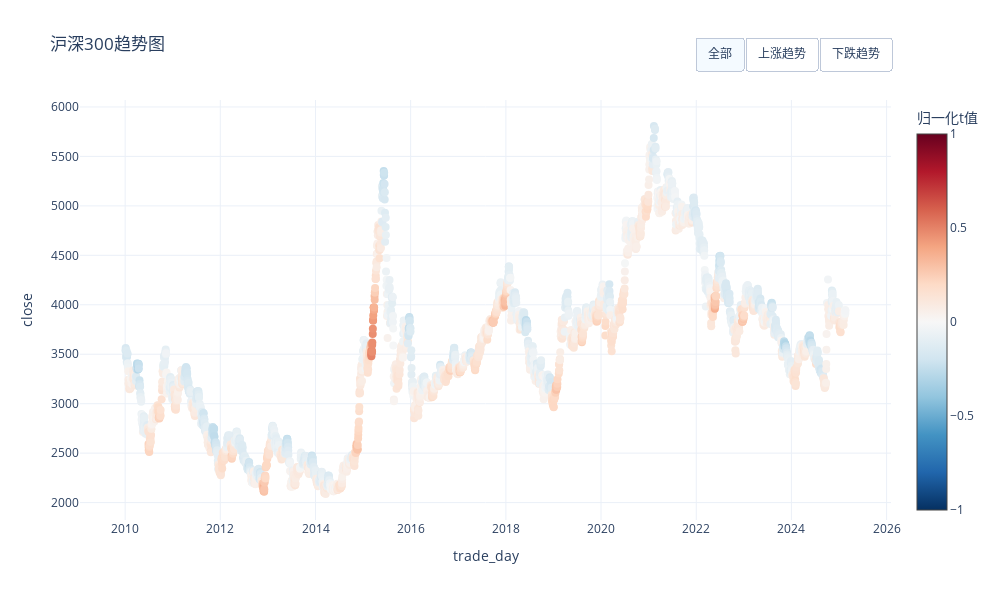

Write notebook code for a chart like this one.
### Code cell
# 读取hs300 指数
hs300_index = pd.read_csv("..\\..\\Data\\hs300_Index.csv",index_col = 0, parse_dates = ['trade_day'])
# hs300 趋势
trend_span  = np.arange(10,30 + 1) # 向前看10 - 30个交易日
hs300_trend_result = mlam.getTrendLabel(price_series = hs300_index.close,l_span = trend_span)
hs300_close_trend = mlam.get_trend_label_for_plotting(hs300_index.close,hs300_trend_result) # 将趋势和价格序列合并
hs300_close_trend_plot = hs300_close_trend.dropna() # 画图的去处空值

# visualize
# plt.figure(figsize=(14,6))
# cmap = plt.cm.bwr
# sns.scatterplot(data=hs300_close_trend_plot, 
#                 x='trade_day', 
#                 y='close',
#                 hue='normed_t_value',  # Use the continuous values directly
#                 palette=cmap,
#                 legend=False)
# plt.show()

# plotly可视化
vis_utils.plot_trend_scatter(df = hs300_close_trend_plot.reset_index(),title = '沪深300趋势图', auto_open = False)

### Figure 1 — Plotly figure (JSON) as saved in the notebook; plotly's stock layout.template omitted (floating-point values rounded to 4 significant figures; data arrays with more than 128 entries replaced by an {"elided": "..."} marker saying what was removed)
{"data": [{"customdata": {"elided": "3672x4 mixed values"}, "hovertemplate": "<b>日期</b>: %{customdata[0]}<br><b>价格</b>: %{y:.2f}<br><b>t值</b>: %{customdata[2]:.4f}<br><b>normed_t_value</b>: %{customdata[3]}<br><extra></extra>", "marker": {"cmax": 1, "cmin": -1, "color": {"elided": "3672 float values"}, "colorbar": {"title": {"text": "归一化t值"}}, "colorscale": [[0, "rgb(5,48,97)"], [0.1, "rgb(33,102,172)"], [0.2, "rgb(67,147,195)"], [0.3, "rgb(146,197,222)"], [0.4, "rgb(209,229,240)"], [0.5, "rgb(247,247,247)"], [0.6, "rgb(253,219,199)"], [0.7, "rgb(244,165,130)"], [0.8, "rgb(214,96,77)"], [0.9, "rgb(178,24,43)"], [1, "rgb(103,0,31)"]], "showscale": true, "size": 8}, "mode": "markers", "name": "全部", "type": "scatter", "visible": true, "x": {"elided": "3672 str values"}, "y": {"elided": "3672 float values"}}, {"customdata": {"elided": "1909x4 mixed values"}, "hovertemplate": "<b>日期</b>: %{customdata[0]}<br><b>价格</b>: %{y:.2f}<br><b>t值</b>: %{customdata[2]:.4f}<br><b>normed_t_value</b>: %{customdata[3]}<br><extra></extra>", "marker": {"cmax": 1, "cmin": -1, "color": {"elided": "1909 float values"}, "colorscale": [[0, "rgb(5,48,97)"], [0.1, "rgb(33,102,172)"], [0.2, "rgb(67,147,195)"], [0.3, "rgb(146,197,222)"], [0.4, "rgb(209,229,240)"], [0.5, "rgb(247,247,247)"], [0.6, "rgb(253,219,199)"], [0.7, "rgb(244,165,130)"], [0.8, "rgb(214,96,77)"], [0.9, "rgb(178,24,43)"], [1, "rgb(103,0,31)"]], "showscale": false, "size": 8}, "mode": "markers", "name": "上涨趋势", "type": "scatter", "visible": false, "x": {"elided": "1909 str values"}, "y": {"elided": "1909 float values"}}, {"customdata": {"elided": "1763x4 mixed values"}, "hovertemplate": "<b>日期</b>: %{customdata[0]}<br><b>价格</b>: %{y:.2f}<br><b>t值</b>: %{customdata[2]:.4f}<br><b>normed_t_value</b>: %{customdata[3]}<br><extra></extra>", "marker": {"cmax": 1, "cmin": -1, "color": {"elided": "1763 float values"}, "colorscale": [[0, "rgb(5,48,97)"], [0.1, "rgb(33,102,172)"], [0.2, "rgb(67,147,195)"], [0.3, "rgb(146,197,222)"], [0.4, "rgb(209,229,240)"], [0.5, "rgb(247,247,247)"], [0.6, "rgb(253,219,199)"], [0.7, "rgb(244,165,130)"], [0.8, "rgb(214,96,77)"], [0.9, "rgb(178,24,43)"], [1, "rgb(103,0,31)"]], "showscale": false, "size": 8}, "mode": "markers", "name": "下跌趋势", "type": "scatter", "visible": false, "x": {"elided": "1763 str values"}, "y": {"elided": "1763 float values"}}], "layout": {"height": 600, "hoverlabel": {"bgcolor": "white", "font": {"family": "Arial", "size": 12}}, "title": {"text": "沪深300趋势图"}, "updatemenus": [{"active": 0, "buttons": [{"args": [{"visible": [true, false, false]}, {"title": "沪深300趋势图 - 全部"}], "label": "全部", "method": "update"}, {"args": [{"visible": [false, true, false]}, {"title": "沪深300趋势图 - 上涨趋势"}], "label": "上涨趋势", "method": "update"}, {"args": [{"visible": [false, false, true]}, {"title": "沪深300趋势图 - 下跌趋势"}], "label": "下跌趋势", "method": "update"}], "direction": "right", "type": "buttons", "x": 1, "y": 1.15}], "width": 1000, "xaxis": {"title": {"text": "trade_day"}}, "yaxis": {"title": {"text": "close"}}}}
